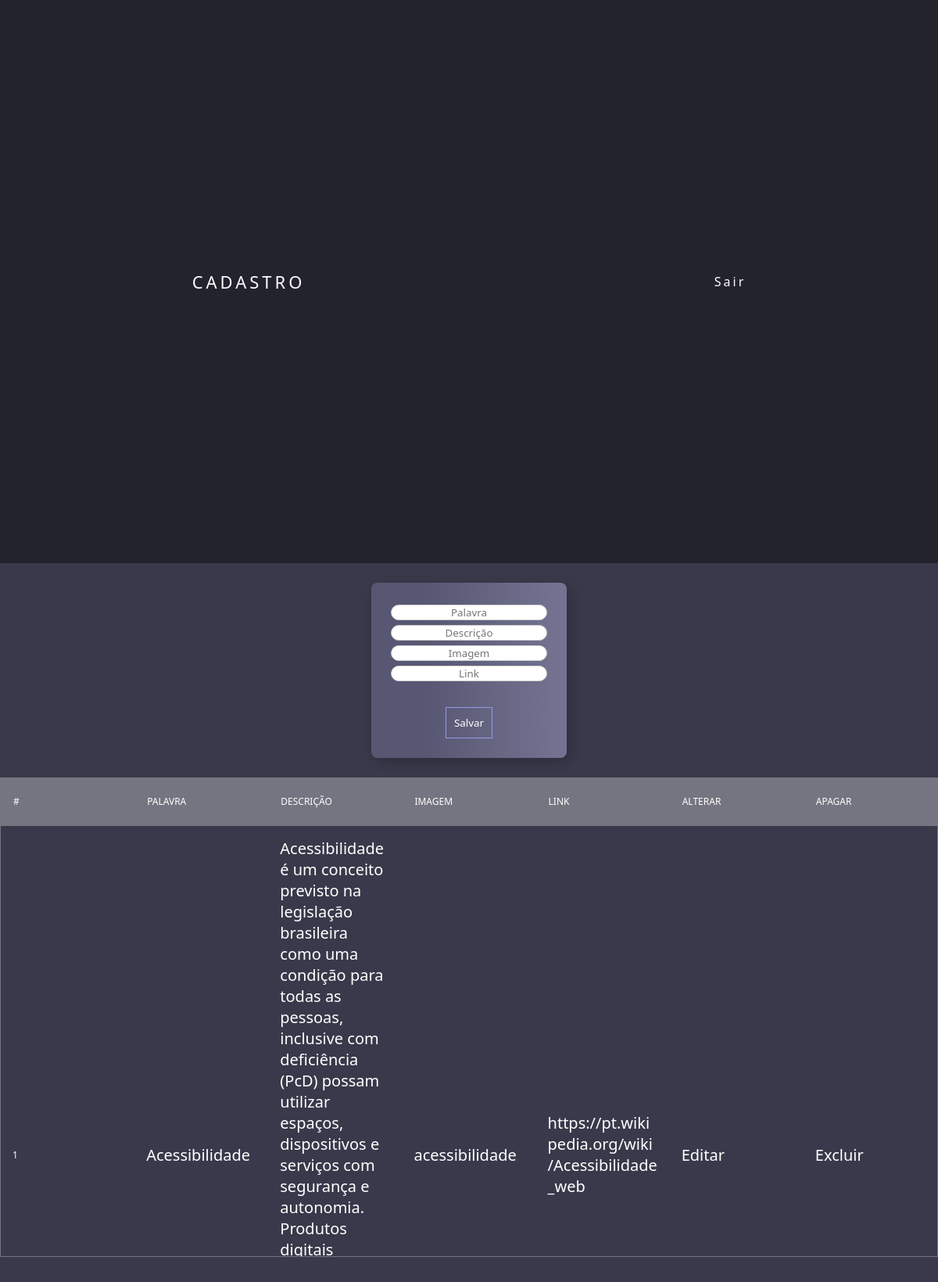
/palavra.php, run on the app's committed database.
### tables this page shows
CREATE TABLE IF NOT EXISTS `tbpalavra` (
  `idPalavra` int(11) NOT NULL AUTO_INCREMENT,
  `palavra` varchar(40) DEFAULT NULL,
  `descricao` varchar(1000) DEFAULT NULL,
  `imagem` varchar(100) DEFAULT NULL,
  `link` varchar(200) DEFAULT NULL,
  PRIMARY KEY (`idPalavra`)
);

### palavra.php (the view, shortened to what this page needs)
<!DOCTYPE html>
<html lang="pt-BR">
<head>
    <link href="./css/estilo_palavra.css" rel="stylesheet">
    <link href="./css/style.css" rel="stylesheet">
    <link href="./css/home.css" rel="stylesheet">
</head>
<body>
<header>
    <nav>
        <a class="logo">Cadastro</a>
        <ul class="nav-list">
                <?php
                    $perm = $_SESSION["usrname"];
                    if ($perm == "admin") {
                        echo "<li><a href='admin.php'>Voltar</a></li>";
                    } else {
                        echo "<li><a href='logout.php'>Sair</a></li>";
                    }
                ?>
        </ul>
    </nav>
</header>
    <section class="campos">
        <form method="post" action="action.php">
            <div>
                <input type="text" placeholder="Palavra" name="txPalavra" value="<?php echo @$_GET['palavra'] ?>" />
            </div>
            <div>
                <input type="text" placeholder="Descrição" name="txDescricao" value="<?php echo @$_GET['desc'] ?>" />
            </div>
            <div>
                <input type="text" placeholder="Imagem" name="txImagem" value="<?php echo @$_GET['img'] ?>" />
            </div>
            <div>
                <input type="text" placeholder="Link" name="txLink" value="<?php echo @$_GET['link'] ?>" />
            </div>
            <div>
                <input type="submit" value="Salvar" name="salvar" class="botao" />
            </div>
        </form>
    </section>
    <section>
        <div class="tbl-header">
            <table>
                <thead>
                    <tr>
                        <th scope="col">#</th>
                        <th scope="col">Palavra</th>
                        <th scope="col">Descrição</th>
                        <th scope="col">Imagem</th>
                        <th scope="col">Link</th>
                        <th scope="col">Alterar</th>
                        <th scope="col">Apagar</th>
                    </tr>
                </thead>
            </table>
        </div>
            <div class="tbl-content">
                <table cellpadding="0" cellspacing="0" >
                    <tbody>
                        <?php
                        include("conexao.php");
                        try {
                        $stmt = $pdo->prepare("select * from tbpalavra");
                        $stmt->execute();
                        while ($row = $stmt->fetch(PDO::FETCH_BOTH)) {
                            echo "<tr>";
                            echo "<th scope=\"row\"> $row[idPalavra] </th>";
                            echo "<td> " . $row[1] . " </td>";
                            echo "<td>" . $row[2] . " </td>";
                            echo "<td>" . $row[3] . " </td>";
                            echo "<td>" . $row[4] . "</td>";
                            echo "<td><a href='?id=$row[idPalavra]&palavra=$row[1]&desc=$row[2]&img=$row[3]&link=$row[4]'> Editar </a> </td>";
                            echo "<td><a href='excluir-palavra.php?id=$row[idPalavra]'> Excluir </a></td>";
                            echo "</tr>";
                        }
                        } catch (PDOException $e) {
                            echo "Erro: " . $e->getmessage();
                        }
                        ?>
                    </tbody>
                </table>
            </div>
    </section>
</body>
</html>

### css/estilo_palavra.css (style rules this page uses)
* { margin: 0; padding: 0; }
tr { color: #fff; }
html { height: 100%; }
body { height: 100%; margin: 0; background-repeat: no-repeat; background-attachment: fixed; background-color: #39394b; }
.campos { text-align: center; width: 250px; margin: 25px auto; padding: 25px 0px; background: rgb(87, 87, 115); background: linear-gradient(90deg, rgba(87, 87, 115, 1) 27%, rgba(115, 115, 145, 1) 95%); box-shadow: 5px 5px 15px rgba(0, 0, 0, 0.2); border-radius: 8px; font-family: "Poppins"; }
input[type="text"] { margin: 3px 0px 3px 0px; text-align: center; display: inline-block; border: 1px solid #ccc; border-radius: 12px; box-sizing: border-box; }
.botao { margin: 30px 20px 0px 20px; width: 60px; height: 40px; cursor: pointer; background: transparent; border: 1px solid #9797e8; outline: none; color: #fff; }
a { display: block; width: fit-content; }
.nav-list { margin: 0; }
table { width:100%; table-layout: fixed; height: 75%; }
.tbl-header { background-color: rgba(255,255,255,0.3); }
.tbl-content { height:550px; overflow-x: auto; margin-top: 0px; border: 1px solid rgba(255,255,255,0.3); }
th { padding: 20px 15px; text-align: left; font-weight: 500; font-size: 12px; color: #fff; text-transform: uppercase; }
td { padding: 15px; text-align: left; vertical-align:middle; font-weight: 300; font-size: 20px; color: #fff; border-bottom: solid 1px rgba(255,255,255,0.1); word-wrap: break-word; }

### css/style.css (style rules this page uses)
* { margin: 0; padding: 0; }
a { color: #fff; text-decoration: none; transition: 0.3s; }
.logo { font-size: 22px; text-transform: uppercase; letter-spacing: 4px; }
nav { display: flex; justify-content: space-around; align-items: center; font-family: system-ui, -apple-system, BlinkMacSystemFont, 'Segoe UI', Roboto, Oxygen, Ubuntu, Cantarell, 'Open Sans', 'Helvetica Neue', sans-serif; background: #23232e; height: 8vh; }
html { background-color: #39394b; }
.nav-list { list-style: none; display: flex; }
.nav-list li { letter-spacing: 3px; margin-left: 32px; }

### css/home.css (style rules this page uses)
* { font-family: system-ui, -apple-system, BlinkMacSystemFont, 'Segoe UI', Roboto, Oxygen, Ubuntu, Cantarell, 'Open Sans', 'Helvetica Neue', sans-serif; }

### data on the page
tbpalavra: idPalavra "1", palavra "Acessibilidade", descricao "Acessibilidade é um conceito previsto na legislação brasileira como uma condição para todas as pessoas, inclusive com deficiência (PcD) possam utilizar espaços, dispositivos e serviços com segurança e autonomia. Produtos digitais…", imagem "acessibilidade", link "https://pt.wikipedia.org/wiki/Acessibilidade_web"
